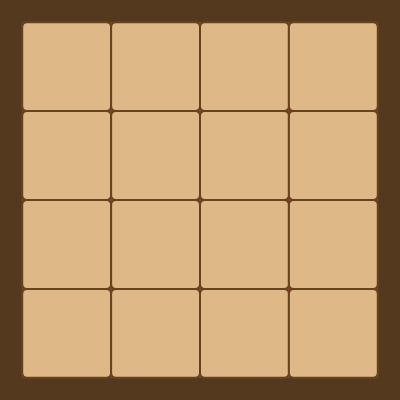
Frame 1 (no input)
Frame 2 (the mouse pressed at the canvas centre, redrawn once): identical to frame 1, image omitted

The p5.js sketch that drew this single still picture (run headless with seeded random() and noise() and a simulated clock; the mouse was pressed at the canvas centre and the sketch redrawn once):

// p5.js sketch
// ── sketch.js
// グローバル定数と変数
const CANVAS_SIZE = 400;
const GRID_COUNT = 4; // 4x4のグリッド
let squareSize;       // 各正方形（タイル）の一辺の長さ
let borderThickness;  // グリッド周囲の枠の太さ

// 色の定義 (setup内でp5.Colorオブジェクトとして初期化)
let frameColor;                 // 外枠の色 (濃い木目調)
let puzzleAreaBackgroundColor;  // タイルが置かれるエリアの背景色 (中間色の木目調)
let tileColor;                  // タイルの色 (明るい木目調)
let tileStrokeColor;            // タイルの境界線の色
const TILE_STROKE_WEIGHT = 2;   // タイルの境界線の太さ

function setup() {
  createCanvas(CANVAS_SIZE, CANVAS_SIZE);

  // 寸法計算
  // squareSize * (GRID_COUNT + 1/2) = CANVAS_SIZE という関係から導出
  squareSize = (2 * CANVAS_SIZE) / (2 * GRID_COUNT + 1);
  borderThickness = squareSize / 4;

  // 色の初期化 (木製風の色合い)
  frameColor = color(85, 57, 30);              // 例: ダークウォールナット
  puzzleAreaBackgroundColor = color(139, 69, 19); // 例: サドルブラウン (チェリーウッド風)
  tileColor = color(222, 184, 135);            // 例: バーリーウッド (パイン材風)
  tileStrokeColor = color(101, 67, 33);        // 例: タイルより濃い茶色

  // 今回は静的な描画なので、draw()のループを停止します。
  // アニメーションやインタラクションを追加する際にコメントアウトまたは削除してください。
  noLoop();
}

function draw() {
  // 1. 外枠を描画 (キャンバス全体を外枠の色で塗りつぶす)
  background(frameColor);

  // 2. タイルが配置されるエリアの背景を描画
  //    このエリアは外枠の内側に配置される
  fill(puzzleAreaBackgroundColor);
  noStroke(); // この背景には枠線なし
  rect(
    borderThickness, // X座標
    borderThickness, // Y座標
    squareSize * GRID_COUNT, // 幅 (タイル4つ分)
    squareSize * GRID_COUNT  // 高さ (タイル4つ分)
  );

  // 3. 4x4のグリッドに16個の正方形（タイル）を描画
  fill(tileColor);
  stroke(tileStrokeColor);
  strokeWeight(TILE_STROKE_WEIGHT);

  for (let row = 0; row < GRID_COUNT; row++) {
    for (let col = 0; col < GRID_COUNT; col++) {
      // 各タイルの左上の座標を計算
      let x = borderThickness + col * squareSize;
      let y = borderThickness + row * squareSize;
      
      // 正方形を描画
      // rect(x, y, squareSize, squareSize); // 角丸なしの場合
      rect(x, y, squareSize, squareSize, 5); // 角を少し丸めて、より柔らかな木製感を出す場合 (半径5)
    }
  }
}
